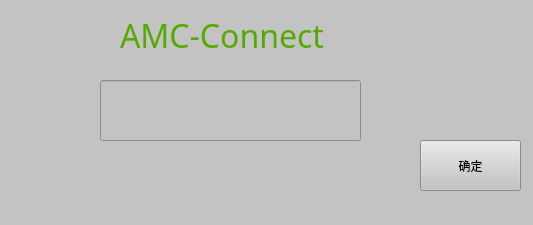
<?xml version="1.0" encoding="UTF-8"?>
<ui version="4.0">
 <class>MainWindow</class>
 <widget class="QMainWindow" name="MainWindow">
  <property name="geometry">
   <rect>
    <x>0</x>
    <y>0</y>
    <width>533</width>
    <height>225</height>
   </rect>
  </property>
  <property name="palette">
   <palette>
    <active>
     <colorrole role="Button">
      <brush brushstyle="SolidPattern">
       <color alpha="255">
        <red>195</red>
        <green>195</green>
        <blue>195</blue>
       </color>
      </brush>
     </colorrole>
     <colorrole role="Base">
      <brush brushstyle="SolidPattern">
       <color alpha="255">
        <red>195</red>
        <green>195</green>
        <blue>195</blue>
       </color>
      </brush>
     </colorrole>
     <colorrole role="Window">
      <brush brushstyle="SolidPattern">
       <color alpha="255">
        <red>195</red>
        <green>195</green>
        <blue>195</blue>
       </color>
      </brush>
     </colorrole>
    </active>
    <inactive>
     <colorrole role="Button">
      <brush brushstyle="SolidPattern">
       <color alpha="255">
        <red>195</red>
        <green>195</green>
        <blue>195</blue>
       </color>
      </brush>
     </colorrole>
     <colorrole role="Base">
      <brush brushstyle="SolidPattern">
       <color alpha="255">
        <red>195</red>
        <green>195</green>
        <blue>195</blue>
       </color>
      </brush>
     </colorrole>
     <colorrole role="Window">
      <brush brushstyle="SolidPattern">
       <color alpha="255">
        <red>195</red>
        <green>195</green>
        <blue>195</blue>
       </color>
      </brush>
     </colorrole>
    </inactive>
    <disabled>
     <colorrole role="Button">
      <brush brushstyle="SolidPattern">
       <color alpha="255">
        <red>195</red>
        <green>195</green>
        <blue>195</blue>
       </color>
      </brush>
     </colorrole>
     <colorrole role="Base">
      <brush brushstyle="SolidPattern">
       <color alpha="255">
        <red>195</red>
        <green>195</green>
        <blue>195</blue>
       </color>
      </brush>
     </colorrole>
     <colorrole role="Window">
      <brush brushstyle="SolidPattern">
       <color alpha="255">
        <red>195</red>
        <green>195</green>
        <blue>195</blue>
       </color>
      </brush>
     </colorrole>
    </disabled>
   </palette>
  </property>
  <property name="windowTitle">
   <string>TCP/modbus</string>
  </property>
  <property name="styleSheet">
   <string notr="true">background-color: rgb(195, 195, 195);
</string>
  </property>
  <widget class="QWidget" name="centralwidget">
   <widget class="QLabel" name="welcome">
    <property name="geometry">
     <rect>
      <x>120</x>
      <y>10</y>
      <width>231</width>
      <height>51</height>
     </rect>
    </property>
    <property name="sizePolicy">
     <sizepolicy hsizetype="Expanding" vsizetype="Preferred">
      <horstretch>0</horstretch>
      <verstretch>0</verstretch>
     </sizepolicy>
    </property>
    <property name="font">
     <font>
      <family>楷体</family>
      <pointsize>24</pointsize>
      <weight>50</weight>
      <italic>false</italic>
      <bold>false</bold>
     </font>
    </property>
    <property name="layoutDirection">
     <enum>Qt::LeftToRight</enum>
    </property>
    <property name="styleSheet">
     <string notr="true">color: rgb(85, 170, 0);

font: 24pt &quot;楷体&quot;;

</string>
    </property>
    <property name="text">
     <string>AMC-Connect</string>
    </property>
   </widget>
   <widget class="QLineEdit" name="ip_line">
    <property name="geometry">
     <rect>
      <x>100</x>
      <y>80</y>
      <width>261</width>
      <height>61</height>
     </rect>
    </property>
    <property name="styleSheet">
     <string notr="true"/>
    </property>
   </widget>
   <widget class="QPushButton" name="ip_key">
    <property name="geometry">
     <rect>
      <x>420</x>
      <y>140</y>
      <width>101</width>
      <height>51</height>
     </rect>
    </property>
    <property name="styleSheet">
     <string notr="true">color: rgb(0, 0, 0);</string>
    </property>
    <property name="text">
     <string>确定</string>
    </property>
   </widget>
  </widget>
  <widget class="QStatusBar" name="statusbar"/>
 </widget>
 <resources/>
 <connections/>
</ui>
